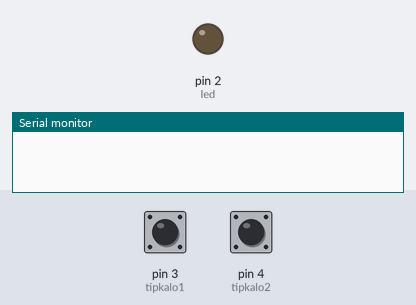
The sketch below on a simulated Arduino Uno, built with avr-gcc and run on an emulated ATmega328P. Shown: output pins drawn as LEDs (lit = HIGH), the last lines printed to the serial monitor. Dashed ring = blinking. The inputs (shaded band) are chosen by the test bench; at power-on: pin 4 (tipkalo2) HIGH, pin 3 (tipkalo1) HIGH.

Above: at 1.2 s.
1.3 s: pin 4 (tipkalo2) pulled LOW for 0.15 s
At 2.5 s:
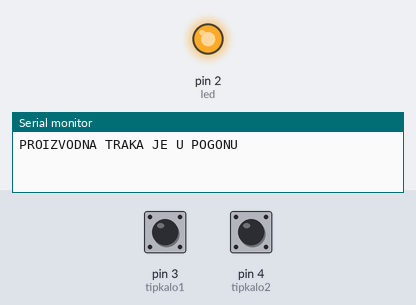
2.9 s: pin 3 (tipkalo1) pulled LOW for 0.15 s
At 3.9 s:
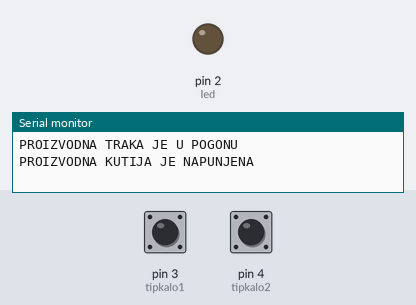
4.5 s: pin 4 (tipkalo2) pulled LOW for 1 s
At 5.1 s:
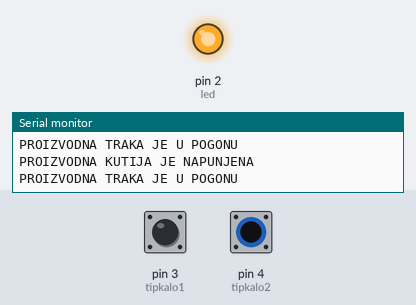
7.0 s: pin 3 (tipkalo1) pulled LOW for 1 s
At 8.2 s:
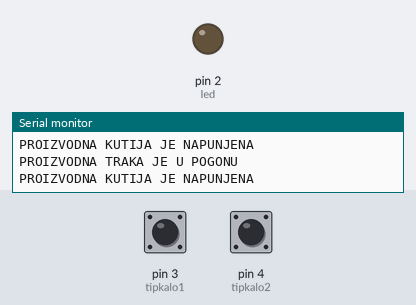
9.5 s: pin 3 (tipkalo1) driven LOW and pin 4 (tipkalo2) driven LOW
At 10.4 s:
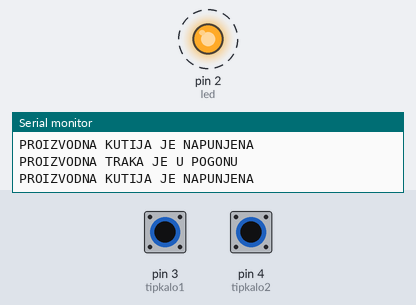
12.5 s: pin 3 (tipkalo1) pulsed HIGH 2 times (0.12 s each, 0.3 s apart)
Timing chart, 0 to 17.1 s (numbered marks = the images above; inputs shaded):
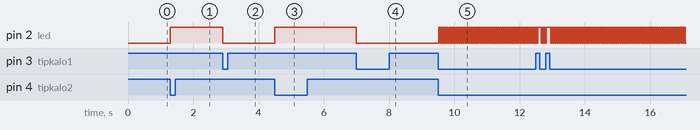

Measured:
- after the input at 1.3 s, pin 2 (led): LOW → HIGH at once
- after the input at 2.9 s, pin 2 (led): HIGH → LOW at once
- after the input at 4.5 s, pin 2 (led): LOW → HIGH at once
- after the input at 7.0 s, pin 2 (led): HIGH → LOW at once
- after the input at 9.5 s, pin 2 (led): alternates HIGH for 0.03 s and LOW for 0.03 s, starting at once

The sketch:

K73.ino
```cpp
int led = 2;                            //definiraj led = 2
int tipkalo1 = 3;                       //definiraj tipkalo1 = 3
int tipkalo2 = 4;                       //definiraj tipkalo2 = 4
int brojac = 0;                         //definiraj brojac = 0

void setup() {
  pinMode(led, OUTPUT);                 //postavi izvod led kao izlazni
  pinMode(tipkalo1, INPUT_PULLUP);      //postavi izvod tipkalo1 kao ulazni
  pinMode(tipkalo2, INPUT_PULLUP);      //postavi izvod tipkalo2 kao ulazni
  digitalWrite(led, LOW);               //isključi led diodu - početno stanje
  Serial.begin(9600);                   //inicijalizacija serijske veze
}

void loop() {
  while(digitalRead(tipkalo2)==HIGH){   //dok tipkalo 2 nije pritisnutno
    delay(10);                          //čekaj 10 ms
  }

  Serial.println("PROIZVODNA TRAKA JE U POGONU");
                                        //pošalji poruku serijskim putem
  digitalWrite(led, HIGH);              //uključi LED diodu
  brojac=0;                             //postavi brojač na 0

  while(brojac<6){                      //dok je brojač manji od 6
    if(digitalRead(tipkalo1)==LOW){     //ako je tipkalo 1 pritisnuto
      brojac=brojac+1;                  //dodaj jedan na brojač
    }
  }

  Serial.println("PROIZVODNA KUTIJA JE NAPUNJENA");
                                        //pošalji poruku serijskim putem
  digitalWrite(led, LOW);               //isključi LED diodu

}
```
